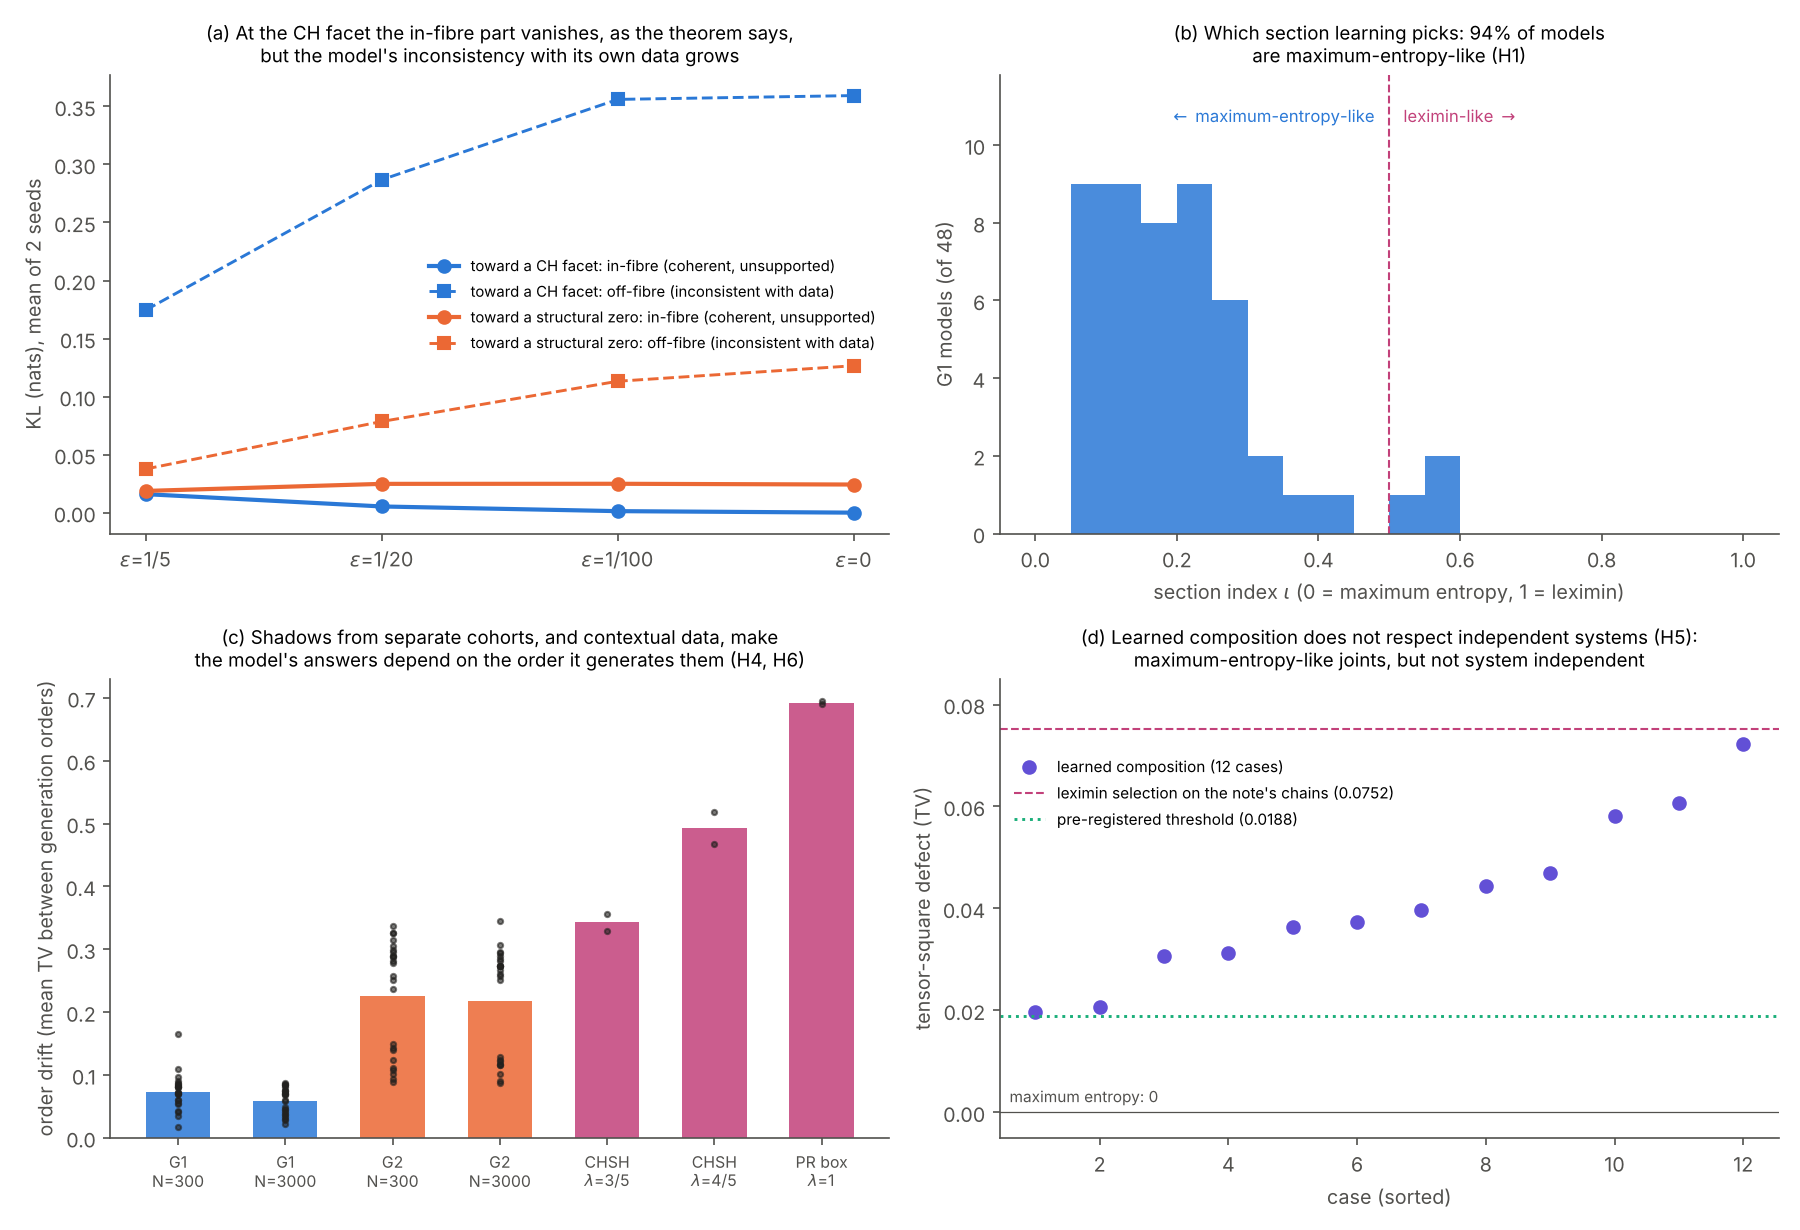

Write the Python code that produced this figure.
"""Figure for Study 17 (reads study17_final.json; plotting only, no analysis): fig_study17.pdf"""
import json, os, sys
import numpy as np
import matplotlib; matplotlib.use("Agg")
import matplotlib.pyplot as plt
HERE = os.path.dirname(os.path.abspath(__file__)); sys.path.insert(0, HERE)
import kit_learned_sections as K
BLUE, ORANGE, AQUA, VIOLET, ROSE, INK, INK2, GREY = "#2a78d6", "#eb6834", "#1baf7a", "#6250d6", "#c2417a", "#22211f", "#52514e", "#9a9a9a"
plt.rcParams.update({"font.size": 9.5, "axes.spines.top": False, "axes.spines.right": False, "axes.edgecolor": INK2, "xtick.color": INK2, "ytick.color": INK2, "axes.labelcolor": INK2})
r = json.load(open(os.path.join(HERE, "study17_final.json"))); conds, W = K.conditions(); R = r["runs"]
grp = lambda f: [x for x in R if f(conds[x["idx"]])]; mean = lambda g, k: float(np.mean([x[k] for x in g]))
fig, ax = plt.subplots(2, 2, figsize=(12, 8.2))
a = ax[0, 0]; eps = ["1/5", "1/20", "1/100", "0"]; xs = np.arange(4)
for path, col, lab in (("CH", BLUE, "toward a CH facet"), ("zero", ORANGE, "toward a structural zero")):
    g = [grp(lambda c, e=e: c["kind"] == "C" and c.get("path") == path and c.get("eps") == e) for e in eps]
    a.plot(xs, [mean(x, "infibre") for x in g], "o-", color=col, lw=2, label=f"{lab}: in-fibre (coherent, unsupported)")
    a.plot(xs, [mean(x, "offfibre") for x in g], "s--", color=col, lw=1.4, label=f"{lab}: off-fibre (inconsistent with data)")
a.set_xticks(xs); a.set_xticklabels([f"$\\varepsilon$={e}" for e in eps]); a.set_ylabel("KL (nats), mean of 2 seeds"); a.legend(frameon=False, fontsize=7.2)
a.set_title("(a) At the CH facet the in-fibre part vanishes, as the theorem says,\nbut the model's inconsistency with its own data grows", fontsize=9)
b = ax[0, 1]; io = [x["iota"] for x in grp(lambda c: c["kind"] == "G1")]
b.hist(io, bins=np.linspace(0, 1, 21), color=BLUE, alpha=0.85); b.axvline(0.5, color=ROSE, ls="--", lw=1); top = b.get_ylim()[1]; b.set_ylim(0, top * 1.25)
b.text(0.52, top * 1.12, "leximin-like $\\rightarrow$", fontsize=8, color=ROSE); b.text(0.48, top * 1.12, "$\\leftarrow$ maximum-entropy-like", fontsize=8, color=BLUE, ha="right")
b.set_xlabel("section index $\\iota$ (0 = maximum entropy, 1 = leximin)"); b.set_ylabel("G1 models (of 48)")
b.set_title(f"(b) Which section learning picks: {r['H1']['share_below_half']:.0%} of models\nare maximum-entropy-like (H1)", fontsize=9)
c = ax[1, 0]
labels = ["G1\nN=300", "G1\nN=3000", "G2\nN=300", "G2\nN=3000", "CHSH\n$\\lambda$=3/5", "CHSH\n$\\lambda$=4/5", "PR box\n$\\lambda$=1"]
gs = [grp(lambda c: c["kind"] == "G1" and c["N"] == 300), grp(lambda c: c["kind"] == "G1" and c["N"] == 3000), grp(lambda c: c["kind"] == "G2" and c["N"] == 300),
      grp(lambda c: c["kind"] == "G2" and c["N"] == 3000)] + [grp(lambda c, l=l: c["kind"] == "C" and c.get("path") == "PR" and c.get("eps") == l) for l in ("3/5", "4/5", "1")]
cols = [BLUE, BLUE, ORANGE, ORANGE, ROSE, ROSE, ROSE]
for k, (g, col) in enumerate(zip(gs, cols)):
    v = [x["drift"] for x in g]; c.bar(k, np.mean(v), color=col, alpha=0.85, width=0.6); c.plot([k] * len(v), v, "o", color=INK, ms=2.5, alpha=0.6)
c.set_xticks(range(7)); c.set_xticklabels(labels, fontsize=7.6); c.set_ylabel("order drift (mean TV between generation orders)")
c.set_title("(c) Shadows from separate cohorts, and contextual data, make\nthe model's answers depend on the order it generates them (H4, H6)", fontsize=9)
d = ax[1, 1]; df = r["H5"]["defects"]
d.plot(range(1, len(df) + 1), sorted(df), "o", color=VIOLET, ms=6, label="learned composition (12 cases)")
d.axhline(0.0752, color=ROSE, ls="--", lw=1, label="leximin selection on the note's chains (0.0752)"); d.axhline(0.0188, color=AQUA, ls=":", lw=1.4, label="pre-registered threshold (0.0188)")
d.axhline(0, color=INK2, lw=0.6); d.text(0.6, 0.002, "maximum entropy: 0", fontsize=7.4, color=INK2)
d.set_xlabel("case (sorted)"); d.set_ylabel("tensor-square defect (TV)"); d.legend(frameon=False, fontsize=7.4, loc="upper left", bbox_to_anchor=(0.0, 0.86)); d.set_ylim(-0.005, 0.085)
d.set_title("(d) Learned composition does not respect independent systems (H5):\nmaximum-entropy-like joints, but not system independent", fontsize=9)
fig.tight_layout(); fig.savefig(os.path.join(HERE, "fig_study17.pdf")); fig.savefig(os.path.join(HERE, "fig_study17.png"), dpi=150); print("ok")
